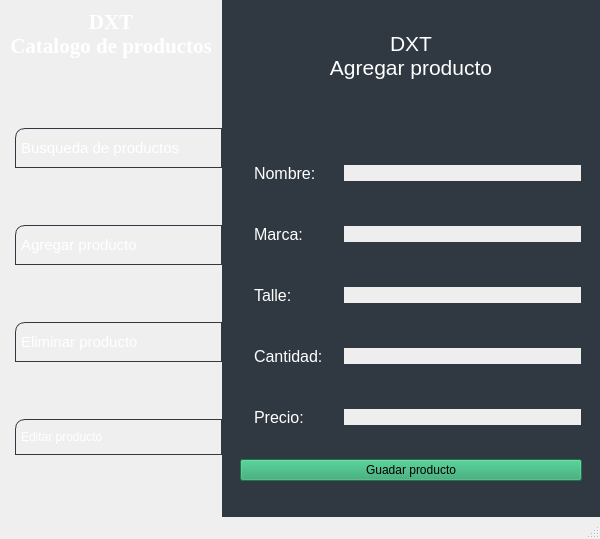
<?xml version="1.0" encoding="UTF-8"?>
<ui version="4.0">
 <class>MainWindow</class>
 <widget class="QMainWindow" name="MainWindow">
  <property name="geometry">
   <rect>
    <x>0</x>
    <y>0</y>
    <width>600</width>
    <height>539</height>
   </rect>
  </property>
  <property name="windowTitle">
   <string>MainWindow</string>
  </property>
  <widget class="QWidget" name="centralwidget">
   <layout class="QHBoxLayout" name="horizontalLayout">
    <property name="spacing">
     <number>0</number>
    </property>
    <property name="leftMargin">
     <number>0</number>
    </property>
    <property name="topMargin">
     <number>0</number>
    </property>
    <property name="rightMargin">
     <number>0</number>
    </property>
    <property name="bottomMargin">
     <number>0</number>
    </property>
    <item>
     <widget class="QWidget" name="leftmenu" native="true">
      <property name="styleSheet">
       <string notr="true">background-color: rgb(58, 71, 80
);</string>
      </property>
      <layout class="QVBoxLayout" name="verticalLayout_2" stretch="0,0">
       <property name="spacing">
        <number>9</number>
       </property>
       <property name="leftMargin">
        <number>0</number>
       </property>
       <property name="topMargin">
        <number>0</number>
       </property>
       <property name="rightMargin">
        <number>0</number>
       </property>
       <property name="bottomMargin">
        <number>0</number>
       </property>
       <item>
        <widget class="QLabel" name="label_2">
         <property name="font">
          <font>
           <family>Liberation Serif</family>
           <pointsize>16</pointsize>
           <weight>75</weight>
           <bold>true</bold>
          </font>
         </property>
         <property name="styleSheet">
          <string notr="true">color: rgb(255, 255, 255);
padding: 10px;</string>
         </property>
         <property name="text">
          <string>DXT&lt;br&gt;Catalogo de productos</string>
         </property>
         <property name="alignment">
          <set>Qt::AlignCenter</set>
         </property>
        </widget>
       </item>
       <item>
        <widget class="QFrame" name="frame_2">
         <property name="sizePolicy">
          <sizepolicy hsizetype="Preferred" vsizetype="Expanding">
           <horstretch>0</horstretch>
           <verstretch>0</verstretch>
          </sizepolicy>
         </property>
         <property name="styleSheet">
          <string notr="true">border:none;</string>
         </property>
         <property name="frameShape">
          <enum>QFrame::StyledPanel</enum>
         </property>
         <property name="frameShadow">
          <enum>QFrame::Raised</enum>
         </property>
         <layout class="QVBoxLayout" name="verticalLayout_4">
          <property name="spacing">
           <number>0</number>
          </property>
          <property name="leftMargin">
           <number>15</number>
          </property>
          <property name="topMargin">
           <number>0</number>
          </property>
          <property name="rightMargin">
           <number>0</number>
          </property>
          <property name="bottomMargin">
           <number>0</number>
          </property>
          <item>
           <widget class="QFrame" name="frame_3">
            <property name="styleSheet">
             <string notr="true">QFrame{
border:none;
}

QPushButton{
color: rgb(255, 255, 255);
padding:10px 5px;
text-align:left;
border-top-left-radius:10px;
border: 1px solid rgb(48, 56, 65);
}

QPushButton:hover{
background-color: rgb(48, 56, 65);
color: rgb(255, 255, 255);
padding:10px 5px;
text-align:left;
border-top-left-radius:10px;
}

QPushButton:pressed {
    background-color: rgb(0, 173, 181);
}</string>
            </property>
            <property name="frameShape">
             <enum>QFrame::StyledPanel</enum>
            </property>
            <property name="frameShadow">
             <enum>QFrame::Raised</enum>
            </property>
            <layout class="QVBoxLayout" name="verticalLayout_3">
             <property name="leftMargin">
              <number>0</number>
             </property>
             <property name="topMargin">
              <number>0</number>
             </property>
             <property name="rightMargin">
              <number>0</number>
             </property>
             <property name="bottomMargin">
              <number>10</number>
             </property>
             <item>
              <widget class="QPushButton" name="buscarpagebtn">
               <property name="font">
                <font>
                 <family>Liberation Sans</family>
                 <pointsize>11</pointsize>
                </font>
               </property>
               <property name="styleSheet">
                <string notr="true"/>
               </property>
               <property name="text">
                <string>Busqueda de productos</string>
               </property>
               <property name="icon">
                <iconset>
                 <normaloff>icons/Search_Magnifying_Glass.svg</normaloff>icons/Search_Magnifying_Glass.svg</iconset>
               </property>
               <property name="iconSize">
                <size>
                 <width>24</width>
                 <height>24</height>
                </size>
               </property>
              </widget>
             </item>
             <item>
              <widget class="QPushButton" name="agregarpagebtn">
               <property name="font">
                <font>
                 <family>Liberation Sans</family>
                 <pointsize>11</pointsize>
                 <weight>50</weight>
                 <bold>false</bold>
                </font>
               </property>
               <property name="styleSheet">
                <string notr="true"/>
               </property>
               <property name="text">
                <string>Agregar producto</string>
               </property>
               <property name="icon">
                <iconset>
                 <normaloff>icons/Add_Plus_Circle.svg</normaloff>icons/Add_Plus_Circle.svg</iconset>
               </property>
               <property name="iconSize">
                <size>
                 <width>24</width>
                 <height>24</height>
                </size>
               </property>
              </widget>
             </item>
             <item>
              <widget class="QPushButton" name="eliminarpagebtn">
               <property name="font">
                <font>
                 <family>Liberation Sans</family>
                 <pointsize>11</pointsize>
                </font>
               </property>
               <property name="styleSheet">
                <string notr="true"/>
               </property>
               <property name="text">
                <string>Eliminar producto</string>
               </property>
               <property name="icon">
                <iconset>
                 <normaloff>icons/Search_Magnifying_Glass.svg</normaloff>icons/Search_Magnifying_Glass.svg</iconset>
               </property>
               <property name="iconSize">
                <size>
                 <width>24</width>
                 <height>24</height>
                </size>
               </property>
              </widget>
             </item>
             <item>
              <widget class="QPushButton" name="editarpagebtn">
               <property name="font">
                <font>
                 <family>Liberation Sans</family>
                </font>
               </property>
               <property name="styleSheet">
                <string notr="true"/>
               </property>
               <property name="text">
                <string>Editar producto</string>
               </property>
               <property name="icon">
                <iconset>
                 <normaloff>icons/Edit_Pencil_01.svg</normaloff>icons/Edit_Pencil_01.svg</iconset>
               </property>
               <property name="iconSize">
                <size>
                 <width>24</width>
                 <height>24</height>
                </size>
               </property>
              </widget>
             </item>
            </layout>
           </widget>
          </item>
         </layout>
        </widget>
       </item>
      </layout>
     </widget>
    </item>
    <item>
     <widget class="QWidget" name="mainbody" native="true">
      <property name="styleSheet">
       <string notr="true">background-color: rgb(48, 56, 65);</string>
      </property>
      <layout class="QVBoxLayout" name="verticalLayout" stretch="0,0">
       <property name="spacing">
        <number>0</number>
       </property>
       <property name="leftMargin">
        <number>0</number>
       </property>
       <property name="topMargin">
        <number>0</number>
       </property>
       <property name="rightMargin">
        <number>0</number>
       </property>
       <property name="bottomMargin">
        <number>0</number>
       </property>
       <item>
        <widget class="QWidget" name="headerframe" native="true">
         <layout class="QHBoxLayout" name="horizontalLayout_2">
          <property name="spacing">
           <number>0</number>
          </property>
          <property name="leftMargin">
           <number>0</number>
          </property>
          <property name="topMargin">
           <number>0</number>
          </property>
          <property name="rightMargin">
           <number>0</number>
          </property>
          <property name="bottomMargin">
           <number>0</number>
          </property>
          <item>
           <widget class="QStackedWidget" name="paginas">
            <property name="currentIndex">
             <number>1</number>
            </property>
            <widget class="QWidget" name="page_busqueda">
             <layout class="QVBoxLayout" name="verticalLayout_5" stretch="1,8">
              <item>
               <widget class="QLabel" name="label">
                <property name="font">
                 <font>
                  <family>Liberation Sans</family>
                  <pointsize>16</pointsize>
                  <weight>50</weight>
                  <italic>false</italic>
                  <bold>false</bold>
                 </font>
                </property>
                <property name="styleSheet">
                 <string notr="true">color: rgb(255, 255, 255);
padding: 10px;</string>
                </property>
                <property name="text">
                 <string>DXT&lt;br&gt;Busqueda de productos</string>
                </property>
                <property name="alignment">
                 <set>Qt::AlignCenter</set>
                </property>
               </widget>
              </item>
              <item>
               <widget class="QFrame" name="frame">
                <property name="styleSheet">
                 <string notr="true">background-color: rgb(58, 71, 80
);
border:none;</string>
                </property>
                <property name="frameShape">
                 <enum>QFrame::StyledPanel</enum>
                </property>
                <property name="frameShadow">
                 <enum>QFrame::Raised</enum>
                </property>
                <layout class="QGridLayout" name="gridLayout">
                 <item row="0" column="0">
                  <widget class="QLineEdit" name="busquedainput">
                   <property name="styleSheet">
                    <string notr="true">background-color: rgb(238, 238, 238);
border-radius: 10px;
border: 2px solid rgb(58, 71, 80); </string>
                   </property>
                  </widget>
                 </item>
                 <item row="0" column="1">
                  <widget class="QPushButton" name="buscarbtn">
                   <property name="styleSheet">
                    <string notr="true">background-color: rgb(0, 173, 181);
border-radius:5px;</string>
                   </property>
                   <property name="text">
                    <string/>
                   </property>
                   <property name="icon">
                    <iconset>
                     <normaloff>icons/Search_Magnifying_Glass.svg</normaloff>icons/Search_Magnifying_Glass.svg</iconset>
                   </property>
                   <property name="iconSize">
                    <size>
                     <width>22</width>
                     <height>22</height>
                    </size>
                   </property>
                  </widget>
                 </item>
                 <item row="1" column="0" colspan="2">
                  <widget class="QTableWidget" name="tableWidget">
                   <property name="styleSheet">
                    <string notr="true">background-color: rgb(238, 238, 238);
border-radius: 10px;
border: 2px solid rgb(58, 71, 80); </string>
                   </property>
                  </widget>
                 </item>
                </layout>
               </widget>
              </item>
             </layout>
            </widget>
            <widget class="QWidget" name="page_agregarproducto">
             <layout class="QVBoxLayout" name="verticalLayout_6" stretch="2,0,8">
              <item>
               <widget class="QLabel" name="label_3">
                <property name="font">
                 <font>
                  <family>Liberation Sans</family>
                  <pointsize>16</pointsize>
                  <weight>50</weight>
                  <italic>false</italic>
                  <bold>false</bold>
                 </font>
                </property>
                <property name="styleSheet">
                 <string notr="true">color: rgb(255, 255, 255);
padding: 10px;</string>
                </property>
                <property name="text">
                 <string>&lt;html&gt;&lt;head/&gt;&lt;body&gt;&lt;p&gt;DXT&lt;br/&gt;Agregar producto&lt;/p&gt;&lt;/body&gt;&lt;/html&gt;</string>
                </property>
                <property name="alignment">
                 <set>Qt::AlignCenter</set>
                </property>
               </widget>
              </item>
              <item>
               <widget class="QLabel" name="agregarinfo">
                <property name="styleSheet">
                 <string notr="true">color: rgb(255, 120, 0);</string>
                </property>
                <property name="text">
                 <string/>
                </property>
               </widget>
              </item>
              <item>
               <widget class="QFrame" name="frame_4">
                <property name="styleSheet">
                 <string notr="true">QFrame{
background-color: rgb(58, 71, 80
);
border:none;
}

QPushButton{
background-color: rgb(38, 162, 105);
}

QPushButton:pressed {
	background-color: rgb(6, 109, 2);
}</string>
                </property>
                <property name="frameShape">
                 <enum>QFrame::StyledPanel</enum>
                </property>
                <property name="frameShadow">
                 <enum>QFrame::Raised</enum>
                </property>
                <layout class="QGridLayout" name="gridLayout_2">
                 <item row="2" column="1">
                  <widget class="QLineEdit" name="nombreinput">
                   <property name="styleSheet">
                    <string notr="true">background-color: rgb(238, 238, 238);
border: 2px solid rgb(58, 71, 80); 
border: 1px solid rgb(48, 56, 65);</string>
                   </property>
                  </widget>
                 </item>
                 <item row="7" column="1">
                  <widget class="QLineEdit" name="lineEdit_5">
                   <property name="styleSheet">
                    <string notr="true">background-color: rgb(238, 238, 238);
border: 2px solid rgb(58, 71, 80); 
border: 1px solid rgb(48, 56, 65);</string>
                   </property>
                  </widget>
                 </item>
                 <item row="5" column="1">
                  <widget class="QLineEdit" name="cantidadinput">
                   <property name="styleSheet">
                    <string notr="true">background-color: rgb(238, 238, 238);
border: 2px solid rgb(58, 71, 80); 
border: 1px solid rgb(48, 56, 65);</string>
                   </property>
                  </widget>
                 </item>
                 <item row="8" column="0" colspan="2">
                  <widget class="QPushButton" name="pushButton">
                   <property name="styleSheet">
                    <string notr="true"/>
                   </property>
                   <property name="text">
                    <string>Guadar producto</string>
                   </property>
                   <property name="icon">
                    <iconset>
                     <normaloff>icons/Save.svg</normaloff>icons/Save.svg</iconset>
                   </property>
                   <property name="iconSize">
                    <size>
                     <width>24</width>
                     <height>24</height>
                    </size>
                   </property>
                  </widget>
                 </item>
                 <item row="4" column="0">
                  <widget class="QLabel" name="label_6">
                   <property name="font">
                    <font>
                     <family>Liberation Sans</family>
                     <pointsize>12</pointsize>
                    </font>
                   </property>
                   <property name="styleSheet">
                    <string notr="true">color: rgb(255, 255, 255);
padding: 10px;</string>
                   </property>
                   <property name="text">
                    <string>Talle:</string>
                   </property>
                  </widget>
                 </item>
                 <item row="2" column="0">
                  <widget class="QLabel" name="label_4">
                   <property name="font">
                    <font>
                     <family>Liberation Sans</family>
                     <pointsize>12</pointsize>
                    </font>
                   </property>
                   <property name="styleSheet">
                    <string notr="true">color: rgb(255, 255, 255);
padding: 10px;</string>
                   </property>
                   <property name="text">
                    <string>Nombre:</string>
                   </property>
                  </widget>
                 </item>
                 <item row="3" column="0">
                  <widget class="QLabel" name="label_5">
                   <property name="font">
                    <font>
                     <family>Liberation Sans</family>
                     <pointsize>12</pointsize>
                    </font>
                   </property>
                   <property name="styleSheet">
                    <string notr="true">color: rgb(255, 255, 255);
padding: 10px;</string>
                   </property>
                   <property name="text">
                    <string>Marca:</string>
                   </property>
                  </widget>
                 </item>
                 <item row="4" column="1">
                  <widget class="QLineEdit" name="talleinput">
                   <property name="styleSheet">
                    <string notr="true">background-color: rgb(238, 238, 238);
border: 2px solid rgb(58, 71, 80); 
border: 1px solid rgb(48, 56, 65);</string>
                   </property>
                  </widget>
                 </item>
                 <item row="7" column="0">
                  <widget class="QLabel" name="label_8">
                   <property name="font">
                    <font>
                     <pointsize>12</pointsize>
                    </font>
                   </property>
                   <property name="styleSheet">
                    <string notr="true">color: rgb(255, 255, 255);
padding: 10px;</string>
                   </property>
                   <property name="text">
                    <string>Precio:</string>
                   </property>
                  </widget>
                 </item>
                 <item row="5" column="0">
                  <widget class="QLabel" name="label_7">
                   <property name="font">
                    <font>
                     <family>Liberation Sans</family>
                     <pointsize>12</pointsize>
                    </font>
                   </property>
                   <property name="styleSheet">
                    <string notr="true">color: rgb(255, 255, 255);
padding: 10px;</string>
                   </property>
                   <property name="text">
                    <string>Cantidad:</string>
                   </property>
                  </widget>
                 </item>
                 <item row="3" column="1">
                  <widget class="QLineEdit" name="marcainput">
                   <property name="styleSheet">
                    <string notr="true">background-color: rgb(238, 238, 238);
border: 2px solid rgb(58, 71, 80); 
border: 1px solid rgb(48, 56, 65);</string>
                   </property>
                  </widget>
                 </item>
                </layout>
               </widget>
              </item>
             </layout>
            </widget>
            <widget class="QWidget" name="page_descontarproducto">
             <layout class="QVBoxLayout" name="verticalLayout_7"/>
            </widget>
            <widget class="QWidget" name="page_eliminarproducto">
             <layout class="QVBoxLayout" name="verticalLayout_8" stretch="1,5,0">
              <item>
               <widget class="QLabel" name="label_10">
                <property name="font">
                 <font>
                  <family>Liberation Sans</family>
                  <pointsize>16</pointsize>
                  <weight>50</weight>
                  <italic>false</italic>
                  <bold>false</bold>
                 </font>
                </property>
                <property name="styleSheet">
                 <string notr="true">color: rgb(255, 255, 255);
padding: 10px;</string>
                </property>
                <property name="text">
                 <string>&lt;html&gt;&lt;head/&gt;&lt;body&gt;&lt;p&gt;DXT&lt;br/&gt;Eliminar producto&lt;/p&gt;&lt;/body&gt;&lt;/html&gt;</string>
                </property>
                <property name="alignment">
                 <set>Qt::AlignCenter</set>
                </property>
               </widget>
              </item>
              <item>
               <widget class="QFrame" name="frame_6">
                <property name="styleSheet">
                 <string notr="true">background-color: rgb(58, 71, 80
);
border:none;</string>
                </property>
                <property name="frameShape">
                 <enum>QFrame::StyledPanel</enum>
                </property>
                <property name="frameShadow">
                 <enum>QFrame::Raised</enum>
                </property>
                <layout class="QGridLayout" name="gridLayout_4">
                 <item row="0" column="0">
                  <widget class="QLineEdit" name="busquedainput_3">
                   <property name="styleSheet">
                    <string notr="true">background-color: rgb(238, 238, 238);
border-radius: 10px;
border: 2px solid rgb(58, 71, 80); </string>
                   </property>
                  </widget>
                 </item>
                 <item row="0" column="1">
                  <widget class="QPushButton" name="buscarbtn_3">
                   <property name="styleSheet">
                    <string notr="true">background-color: rgb(0, 173, 181);
border-radius:5px;</string>
                   </property>
                   <property name="text">
                    <string/>
                   </property>
                   <property name="icon">
                    <iconset>
                     <normaloff>icons/Search_Magnifying_Glass.svg</normaloff>icons/Search_Magnifying_Glass.svg</iconset>
                   </property>
                   <property name="iconSize">
                    <size>
                     <width>22</width>
                     <height>22</height>
                    </size>
                   </property>
                  </widget>
                 </item>
                 <item row="1" column="0" colspan="2">
                  <widget class="QTableWidget" name="tableWidget_3">
                   <property name="styleSheet">
                    <string notr="true">background-color: rgb(238, 238, 238);
border-radius: 10px;
border: 2px solid rgb(58, 71, 80); </string>
                   </property>
                  </widget>
                 </item>
                </layout>
               </widget>
              </item>
              <item>
               <widget class="QPushButton" name="eliminarbtn">
                <property name="styleSheet">
                 <string notr="true">background-color: rgb(224, 0, 0);</string>
                </property>
                <property name="text">
                 <string>Eliminar producto</string>
                </property>
                <property name="icon">
                 <iconset>
                  <normaloff>icons/Trash_Full.svg</normaloff>icons/Trash_Full.svg</iconset>
                </property>
                <property name="iconSize">
                 <size>
                  <width>24</width>
                  <height>24</height>
                 </size>
                </property>
               </widget>
              </item>
             </layout>
            </widget>
            <widget class="QWidget" name="page_editarproducto">
             <layout class="QVBoxLayout" name="verticalLayout_9">
              <item>
               <widget class="QLabel" name="label_11">
                <property name="font">
                 <font>
                  <family>Liberation Sans</family>
                  <pointsize>16</pointsize>
                  <weight>50</weight>
                  <italic>false</italic>
                  <bold>false</bold>
                 </font>
                </property>
                <property name="styleSheet">
                 <string notr="true">color: rgb(255, 255, 255);
padding: 10px;</string>
                </property>
                <property name="text">
                 <string>&lt;html&gt;&lt;head/&gt;&lt;body&gt;&lt;p&gt;DXT&lt;br/&gt;Editar producto&lt;/p&gt;&lt;/body&gt;&lt;/html&gt;</string>
                </property>
                <property name="alignment">
                 <set>Qt::AlignCenter</set>
                </property>
               </widget>
              </item>
              <item>
               <widget class="QFrame" name="frame_7">
                <property name="styleSheet">
                 <string notr="true">background-color: rgb(58, 71, 80
);
border:none;</string>
                </property>
                <property name="frameShape">
                 <enum>QFrame::StyledPanel</enum>
                </property>
                <property name="frameShadow">
                 <enum>QFrame::Raised</enum>
                </property>
                <layout class="QGridLayout" name="gridLayout_5">
                 <item row="0" column="0">
                  <widget class="QLineEdit" name="busquedainput_4">
                   <property name="styleSheet">
                    <string notr="true">background-color: rgb(238, 238, 238);
border-radius: 10px;
border: 2px solid rgb(58, 71, 80); </string>
                   </property>
                  </widget>
                 </item>
                 <item row="0" column="1">
                  <widget class="QPushButton" name="buscarbtn_4">
                   <property name="styleSheet">
                    <string notr="true">background-color: rgb(0, 173, 181);
border-radius:5px;</string>
                   </property>
                   <property name="text">
                    <string/>
                   </property>
                   <property name="icon">
                    <iconset>
                     <normaloff>icons/Search_Magnifying_Glass.svg</normaloff>icons/Search_Magnifying_Glass.svg</iconset>
                   </property>
                   <property name="iconSize">
                    <size>
                     <width>22</width>
                     <height>22</height>
                    </size>
                   </property>
                  </widget>
                 </item>
                 <item row="1" column="0" colspan="2">
                  <widget class="QTableWidget" name="tableWidget_4">
                   <property name="styleSheet">
                    <string notr="true">background-color: rgb(238, 238, 238);
border-radius: 10px;
border: 2px solid rgb(58, 71, 80); </string>
                   </property>
                  </widget>
                 </item>
                </layout>
               </widget>
              </item>
              <item>
               <widget class="QFrame" name="frame_5">
                <property name="styleSheet">
                 <string notr="true">QFrame{
background-color: rgb(58, 71, 80
);
border:none;
}

QPushButton{
background-color: rgb(38, 162, 105);
}

QPushButton:pressed {
	background-color: rgb(6, 109, 2);
}</string>
                </property>
                <property name="frameShape">
                 <enum>QFrame::StyledPanel</enum>
                </property>
                <property name="frameShadow">
                 <enum>QFrame::Raised</enum>
                </property>
                <layout class="QGridLayout" name="gridLayout_3">
                 <item row="4" column="1">
                  <widget class="QLabel" name="label_13">
                   <property name="font">
                    <font>
                     <family>Liberation Sans</family>
                     <pointsize>12</pointsize>
                    </font>
                   </property>
                   <property name="styleSheet">
                    <string notr="true">color: rgb(255, 255, 255);
padding: 10px;</string>
                   </property>
                   <property name="text">
                    <string>Talle:</string>
                   </property>
                  </widget>
                 </item>
                 <item row="5" column="2">
                  <widget class="QLineEdit" name="cantidadinput_2">
                   <property name="styleSheet">
                    <string notr="true">background-color: rgb(238, 238, 238);
border: 2px solid rgb(58, 71, 80); 
border: 1px solid rgb(48, 56, 65);</string>
                   </property>
                  </widget>
                 </item>
                 <item row="1" column="1">
                  <widget class="QLabel" name="label_14">
                   <property name="font">
                    <font>
                     <family>Liberation Sans</family>
                     <pointsize>12</pointsize>
                    </font>
                   </property>
                   <property name="styleSheet">
                    <string notr="true">color: rgb(255, 255, 255);
padding: 10px;</string>
                   </property>
                   <property name="text">
                    <string>Nombre:</string>
                   </property>
                  </widget>
                 </item>
                 <item row="0" column="1" colspan="2">
                  <widget class="QLabel" name="productoagregado_2">
                   <property name="font">
                    <font>
                     <family>Liberation Sans</family>
                     <pointsize>12</pointsize>
                    </font>
                   </property>
                   <property name="layoutDirection">
                    <enum>Qt::LeftToRight</enum>
                   </property>
                   <property name="text">
                    <string/>
                   </property>
                   <property name="alignment">
                    <set>Qt::AlignCenter</set>
                   </property>
                  </widget>
                 </item>
                 <item row="6" column="2">
                  <widget class="QLineEdit" name="lineEdit_6">
                   <property name="styleSheet">
                    <string notr="true">background-color: rgb(238, 238, 238);
border: 2px solid rgb(58, 71, 80); 
border: 1px solid rgb(48, 56, 65);</string>
                   </property>
                  </widget>
                 </item>
                 <item row="2" column="1">
                  <widget class="QLabel" name="label_15">
                   <property name="font">
                    <font>
                     <family>Liberation Sans</family>
                     <pointsize>12</pointsize>
                    </font>
                   </property>
                   <property name="styleSheet">
                    <string notr="true">color: rgb(255, 255, 255);
padding: 10px;</string>
                   </property>
                   <property name="text">
                    <string>Marca:</string>
                   </property>
                  </widget>
                 </item>
                 <item row="2" column="2">
                  <widget class="QLineEdit" name="marcainput_2">
                   <property name="styleSheet">
                    <string notr="true">background-color: rgb(238, 238, 238);
border: 2px solid rgb(58, 71, 80); 
border: 1px solid rgb(48, 56, 65);</string>
                   </property>
                  </widget>
                 </item>
                 <item row="5" column="1">
                  <widget class="QLabel" name="label_9">
                   <property name="font">
                    <font>
                     <family>Liberation Sans</family>
                     <pointsize>12</pointsize>
                    </font>
                   </property>
                   <property name="styleSheet">
                    <string notr="true">color: rgb(255, 255, 255);
padding: 10px;</string>
                   </property>
                   <property name="text">
                    <string>Cantidad:</string>
                   </property>
                  </widget>
                 </item>
                 <item row="4" column="2">
                  <widget class="QLineEdit" name="talleinput_2">
                   <property name="styleSheet">
                    <string notr="true">background-color: rgb(238, 238, 238);
border: 2px solid rgb(58, 71, 80); 
border: 1px solid rgb(48, 56, 65);</string>
                   </property>
                  </widget>
                 </item>
                 <item row="1" column="2">
                  <widget class="QLineEdit" name="nombreinput_2">
                   <property name="styleSheet">
                    <string notr="true">background-color: rgb(238, 238, 238);
border: 2px solid rgb(58, 71, 80); 
border: 1px solid rgb(48, 56, 65);</string>
                   </property>
                  </widget>
                 </item>
                 <item row="6" column="1">
                  <widget class="QLabel" name="label_12">
                   <property name="font">
                    <font>
                     <pointsize>12</pointsize>
                    </font>
                   </property>
                   <property name="styleSheet">
                    <string notr="true">color: rgb(255, 255, 255);
padding: 10px;</string>
                   </property>
                   <property name="text">
                    <string>Precio:</string>
                   </property>
                  </widget>
                 </item>
                </layout>
               </widget>
              </item>
              <item>
               <widget class="QPushButton" name="guardarbtneditar">
                <property name="styleSheet">
                 <string notr="true">background-color: rgb(38, 162, 105);</string>
                </property>
                <property name="text">
                 <string>Guardar producto</string>
                </property>
                <property name="icon">
                 <iconset>
                  <normaloff>icons/Save.svg</normaloff>icons/Save.svg</iconset>
                </property>
                <property name="iconSize">
                 <size>
                  <width>24</width>
                  <height>24</height>
                 </size>
                </property>
               </widget>
              </item>
             </layout>
            </widget>
           </widget>
          </item>
         </layout>
        </widget>
       </item>
       <item>
        <widget class="QWidget" name="mainframe" native="true">
         <layout class="QHBoxLayout" name="horizontalLayout_4">
          <property name="spacing">
           <number>0</number>
          </property>
          <property name="leftMargin">
           <number>1</number>
          </property>
          <property name="topMargin">
           <number>1</number>
          </property>
          <property name="rightMargin">
           <number>1</number>
          </property>
          <property name="bottomMargin">
           <number>1</number>
          </property>
         </layout>
        </widget>
       </item>
      </layout>
     </widget>
    </item>
   </layout>
  </widget>
  <widget class="QStatusBar" name="statusbar"/>
 </widget>
 <resources/>
 <connections/>
</ui>
